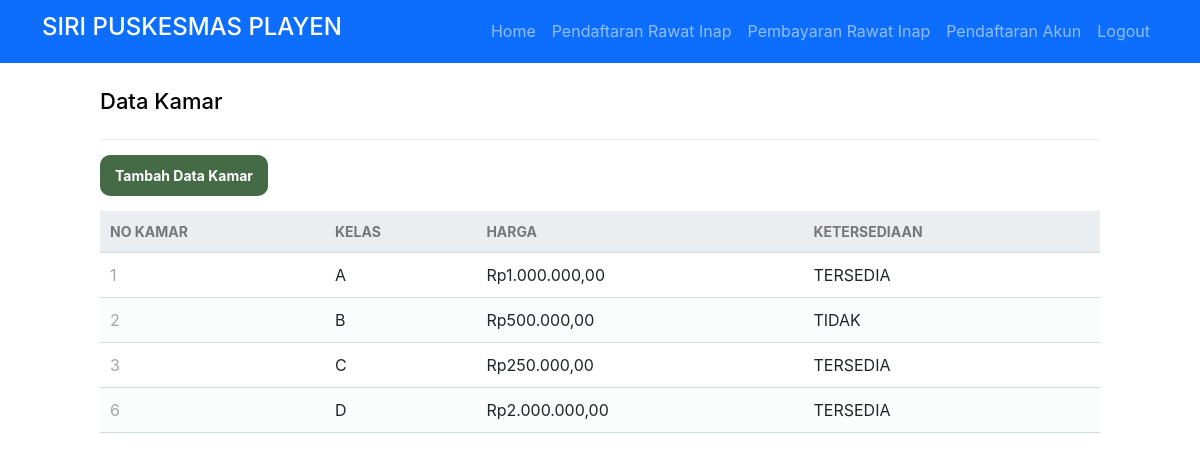
/adminWeb/kamar/read.php (signed in), run on an earlier commit of the app's database.
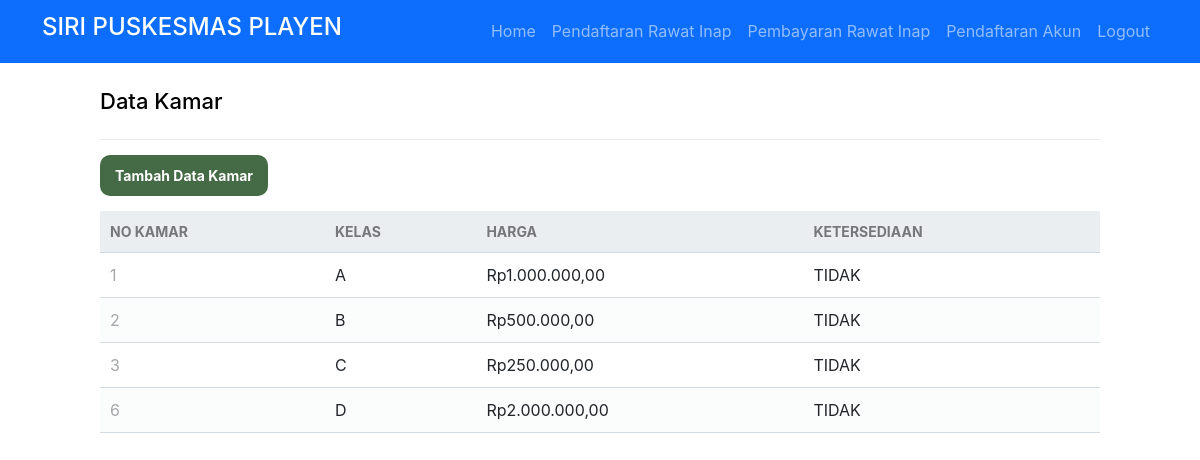
And on a later commit of the database.
### tables this page shows
CREATE TABLE `kamar` (
  `no_kamar` int(11) NOT NULL,
  `kelas_kamar` varchar(25) NOT NULL,
  `harga_kamar` int(11) NOT NULL,
  `status` enum('TERSEDIA','TIDAK') NOT NULL
);

### db/func.php (called while the page is built, shortened)
<?php
function rupiah($angka){
    $hasil = "Rp" . number_format($angka, '2', ',', '.');
    return $hasil;
}
?>

### adminWeb/kamar/read.php (the view, shortened to what this page needs)
<?php
if ($_SESSION['username'] == '') {
	echo "<script>
    alert('Anda Harus Login terlebih dahulu');
    window.location.href='./auth/fmasuk.php';
    </script>";
} else {
?>
	<!DOCTYPE html>
	<html>
	<head>
		<link href="../../db/style.css" rel="stylesheet" type="text/css">
		<link href="https://cdn.jsdelivr.net/npm/bootstrap@5.2.0-beta1/dist/css/bootstrap.min.css" rel="stylesheet">
	</head>
	<body>
		<nav class="navbar navbar-expand-sm navbar-dark bg-primary">
			<div class="container">
				<a class="navbar-brand" href="#">
					<h4>SIRI PUSKESMAS PLAYEN </h3>
				</a>
				<ul class="navbar-nav ml-auto mt-2 mt-lg-0 d-flex align-items-center">
					<li class="nav-item">
						<a class="nav-link menu " id="menuHome" href="../../index.php">Home</a>
					</li>
					<?PHP if ($_SESSION['role_id'] == 1) { ?>
						<li class="nav-item">
							<a class="nav-link menu" id="daftarrawatinap" href="./pasien/daftarrawatinap.php"><i class=""></i>Pendaftaran Rawat Inap</a>
						</li>
						<li class="nav-item">
							<a class="nav-link menu" id="bayarrawatinap" href="./pasien/bayarrawatinap.php"><i class=""></i>Pembayaran Rawat Inap</a>
						</li>
						<li class="nav-item">
							<a class="nav-link menu" id="daftarakun" href="./pasien/daftarakun.php"><i class=""></i>Pendaftaran Akun</a>
						</li>
					<?PHP } ?>
					<li class="nav-item">
						<a class="nav-link menu" id="logout" href="../../auth/sLogout.php"><i class=""></i>Logout</a>
					</li>
				</ul>
			</div>
		</nav>
		<?php
		include("../../db/func.php");
		$pdo = pdo_connect_mysql();
		$page = isset($_GET['page']) && is_numeric($_GET['page']) ? (int)$_GET['page'] : 1;
		$records_per_page = 8;
		$stmt = $pdo->prepare('SELECT * FROM kamar ORDER BY no_kamar LIMIT :current_page, :record_per_page');
		$stmt->bindValue(':current_page', ($page - 1) * $records_per_page, PDO::PARAM_INT);
		$stmt->bindValue(':record_per_page', $records_per_page, PDO::PARAM_INT);
		$stmt->execute();
		$kamars = $stmt->fetchAll(PDO::FETCH_ASSOC);
		?>
		<div class="content read">
			<h2>Data Kamar</h2>
			<a href="./create.php" class="menu create-dokter" id="tambahDokter">Tambah Data Kamar</a>
			<table>
				<thead>
					<tr>
						<td>NO KAMAR</td>
						<td>KELAS</td>
						<td>HARGA</td>
						<td>KETERSEDIAAN</td>
					</tr>
				</thead>
				<tbody>
					<?php foreach ($kamars as $kamar) : ?>
						<tr>
							<td><?= $kamar['no_kamar'] ?></td>
							<td><?= $kamar['kelas_kamar'] ?></td>
							<td><?= rupiah($kamar['harga_kamar']) ?></td>
							<td><?= $kamar['status'] ?></td>
						</tr>
					<?php endforeach; ?>
				</tbody>
			</table>
		</div>
	<?php
}
	?>

What changed in the data, as far as the page shows it:
changed kamar "Rp1.000.000,00": status "TERSEDIA" → "TIDAK"
changed kamar "Rp250.000,00": status "TERSEDIA" → "TIDAK"
changed kamar "Rp2.000.000,00": status "TERSEDIA" → "TIDAK"
